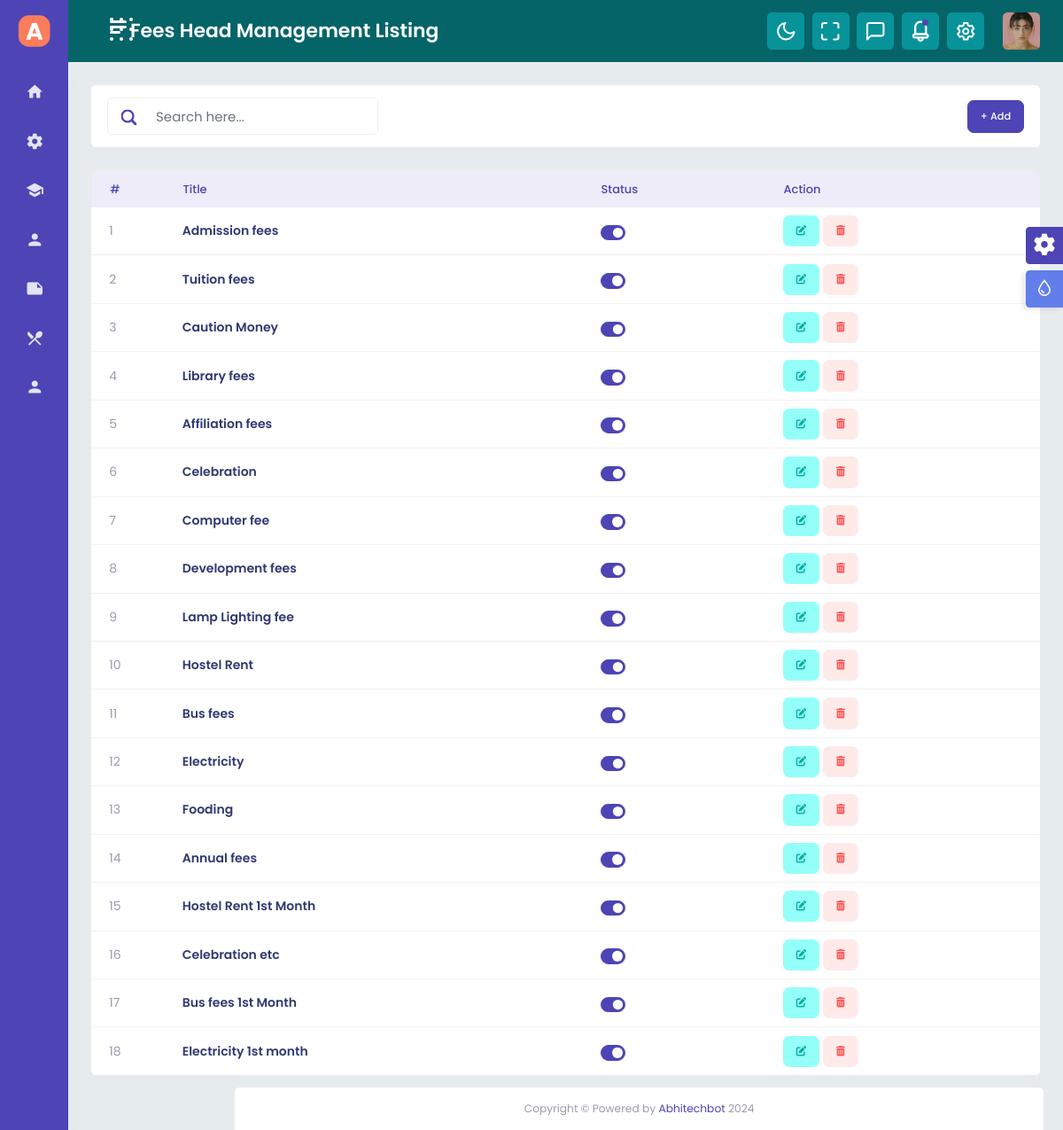
/admin/fees-head.php (signed in), run on the app's committed database.
### tables this page shows
CREATE TABLE `fees_head` (
  `id` int(11) NOT NULL,
  `title` varchar(255) DEFAULT NULL,
  `status` int(11) NOT NULL DEFAULT 1,
  `added_by` int(11) DEFAULT NULL,
  `date` datetime NOT NULL DEFAULT current_timestamp(),
  `modified_by` int(11) DEFAULT NULL,
  `modified_date` varchar(50) DEFAULT NULL
);

### admin/fees-head.php (the view, shortened to what this page needs)
<?php
include('header.php');
?>
<div class="content-body">
    <div class="container-fluid">
        <div class="row">
            <div class="col-xl-12">
                <div class="row">
                    <div class="col-xl-12">
                        <div class="page-title flex-wrap">
                            <div class="input-group search-area mb-md-0 mb-3">
                                <input type="text" class="form-control" placeholder="Search here...">
                                <span class="input-group-text"><a href="javascript:void(0)">
                                    </a></span>
                            </div>
                            <div>
                                <button type="button" class="btn btn-primary" data-bs-toggle="modal"
                                    data-bs-target="#BatchesModal">
                                    + Add
                                </button>
                            </div>
                        </div>
                    </div>
                    <div class="col-xl-12 wow fadeInUp" data-wow-delay="1.5s">
                        <div class="table-responsive full-data">
                            <table
                                class="table-responsive-lg table display dataTablesCard student-tab dataTable no-footer"
                                id="example-student">
                                <thead>
                                    <tr>
                                        <th>#</th>
                                        <th>Title</th>
                                        <th>Status</th>
                                        <th>Action</th>
                                    </tr>
                                </thead>
                                <tbody>
                                    <?php
                                        $sql = "SELECT * FROM `fees_head`";
                                        $stmt = $conn->prepare($sql);
                                        $stmt->execute();
                                        $result = $stmt->get_result();
                                            $sno = 0;
                                            while ($row = $result->fetch_assoc()) {
                                                $id = $row['id'];
                                                $title = $row['title'];
                                                $status = $row['status'];
                                                $sno += 1;
                                        ?>
                                        <tr>
                                            <td>
                                                <?php echo $sno; ?>
                                            </td>
                                            <td>
                                                <div class="trans-list">
                                                    <h4>
                                                        <?php echo $title; ?>
                                                    </h4>
                                                </div>
                                            </td>
                                            <td>
                                                <div class="form-check form-switch">
                                                    <input class="form-check-input" type="checkbox" role="switch" <?php if ($status == '1') {
                                                        echo "checked";
                                                    } ?> id="flexSwitchCheckChecked"
                                                        onclick="toggleStatus(<?php echo $id; ?>)">
                                                </div>
                                            </td>
                                            <td>
                                                <button type="button" class="edit btn btn-sm light btn-info"
                                                    id="<?php echo $id; ?>">
                                                    <i class="fa-solid fa-pen-to-square"></i>
                                                </button>
                                                <a href="javascript:void()" class="delete btn btn-sm light btn-danger" onclick="confirmDelete();"><i class="fa-solid fa-trash-can"></i></a>
                                            </td>
                                        </tr>
                                    <?php } ?>
                                </tbody>
                            </table>
                        </div>
                    </div>
                </div>
            </div>
        </div>
    </div>
</div>
</div>
<?php
include('footer.php');
?>

### data on the page
fees_head: title "Admission fees", status "☑"
fees_head: title "Tuition fees", status "☑"
fees_head: title "Caution Money", status "☑"
fees_head: title "Library fees", status "☑"
fees_head: title "Affiliation fees", status "☑"
fees_head: title "Celebration", status "☑"
fees_head: title "Computer fee", status "☑"
fees_head: title "Development fees", status "☑"
fees_head: title "Lamp Lighting fee", status "☑"
fees_head: title "Hostel Rent", status "☑"
fees_head: title "Bus fees", status "☑"
fees_head: title "Electricity", status "☑"
fees_head: title "Fooding", status "☑"
fees_head: title "Annual fees", status "☑"
fees_head: title "Hostel Rent 1st Month", status "☑"
fees_head: title "Celebration etc", status "☑"
fees_head: title "Bus fees 1st Month", status "☑"
fees_head: title "Electricity 1st month", status "☑"

### other printed values
getPageTitle() "Fees Head Management Listing"
